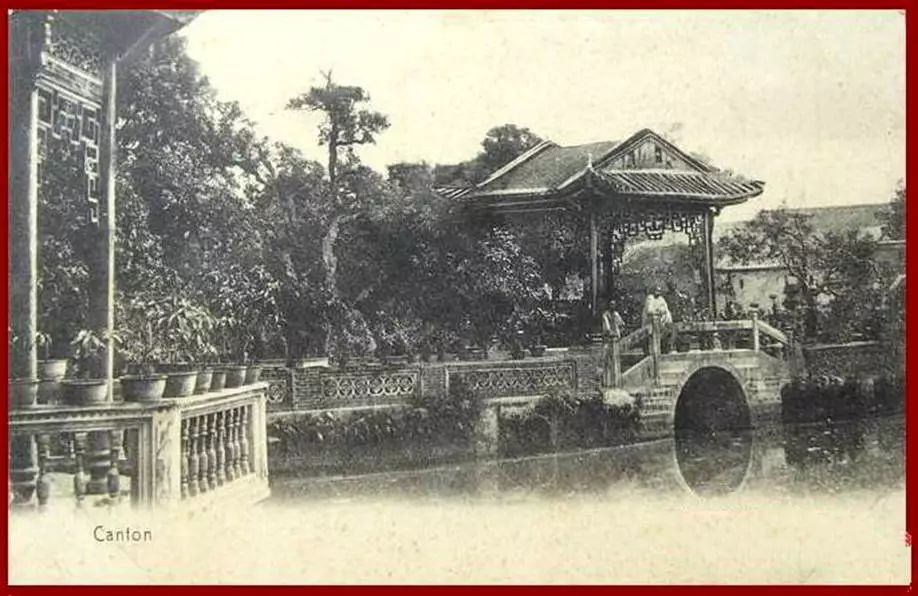
#> input picture images/1.jpg, 918 x 596 px, found by its file name
$ python FindHistograms.py
#> lines starting #> are read from the running program, lines starting #| are printed output that depends on the picture
# %% [markdown] Theory
# # Histogram: Another way of understanding the image
# ## pixel-values in X-axis and corresponding number of pixels in the image on Y-axis

# %% import
import cv2 as cv
import numpy as np
import matplotlib.pyplot as plt
# %% Find Histogram
img = cv.imread('images/1.jpg', cv.IMREAD_GRAYSCALE)
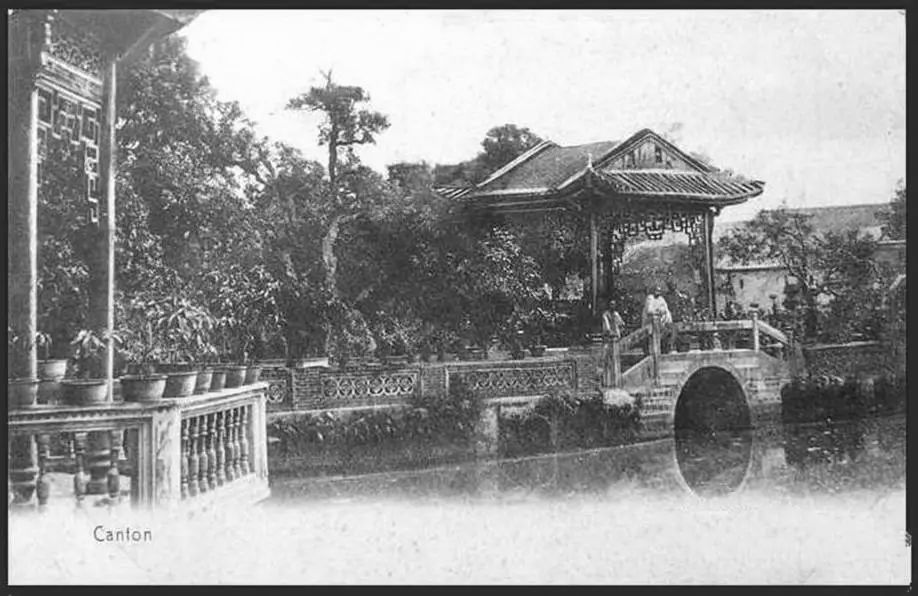
#> img: shape (596, 918); min 9, max 255, mean 149.6
# use opencv
hist_cv = cv.calcHist([img], [0], None, [256], [0, 256])
#> hist_cv = 256 values, max 8715 at index 233, min 0 at index 0, mean 2137.2
# use numpy
hist_np, bin_edges = np.histogram(img.ravel(), 256, [0, 256])
#> hist_np has the same summary as hist_cv; bin_edges = 257 values from 0 to 256

# %%  Plotting Histograms
# use matplotlib
# Gray
plt.hist(img.ravel(), 256, [0, 256])
plt.show()
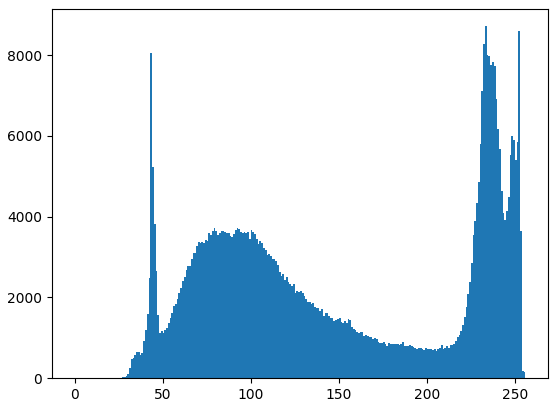
#> figure drawn by matplotlib, 1 panel; tallest bar 8715 high, from x = 233 to 234

# Color
img = cv.imread('images/1.jpg', cv.IMREAD_COLOR)
#> img is the input picture: shape (596, 918, 3); mean B, G, R 134.5, 148.3, 157.8
color = ('b', 'g', 'r')
for i, col in enumerate(color):
    histr = cv.calcHist([img], [i], None, [256], [0, 256])
    plt.plot(histr, color=col)
    plt.xlim([0, 256])
plt.show()
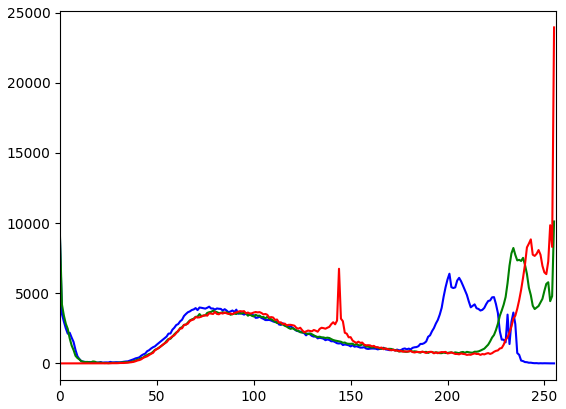
#> figure drawn by matplotlib, 1 panel; curve peaks at x = 0, y = 8817; curve peaks at x = 255, y = 10112; curve peaks at x = 255, y = 23941

# %% Application of Mask
# create a mask
mask = np.zeros(img.shape[:2], np.uint8)
mask[100:300, 100:400] = 255
masked_img = cv.bitwise_and(img, img, mask=mask)
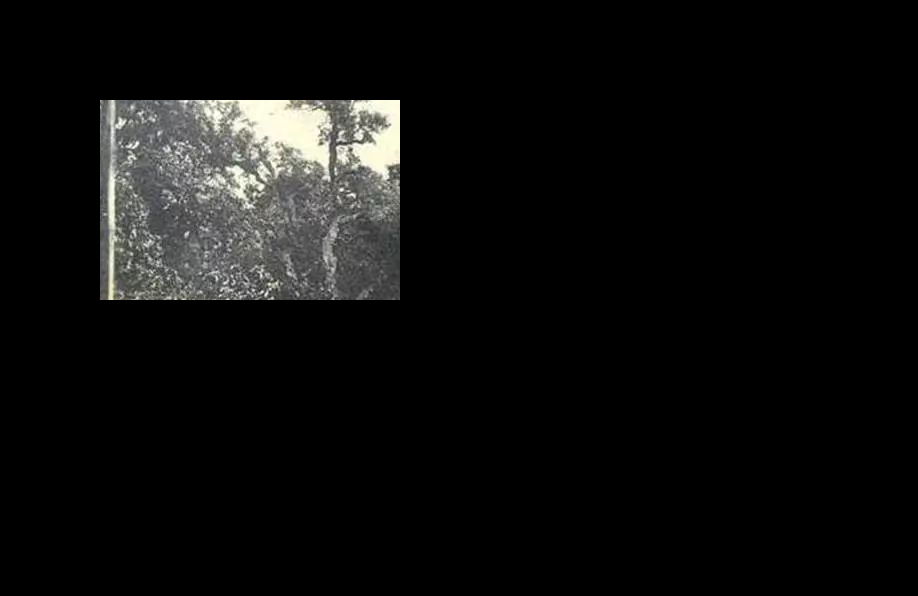
#> masked_img: shape (596, 918, 3); mean B, G, R 13.5, 14.2, 14.1
# Calculate histogram with mask and without mask
# Check third argument for mask
hist_full = cv.calcHist([img], [0], None, [256], [0, 256])
#> hist_full = 256 values, max 8817 at index 0, min 0 at index 254, mean 2137.2
hist_mask = cv.calcHist([img], [0], mask, [256], [0, 256])
#> hist_mask = 256 values, max 846 at index 95, min 0 at index 0, mean 234.4
plt.subplot(221), plt.imshow(img, 'gray')
plt.subplot(222), plt.imshow(mask, 'gray')
plt.subplot(223), plt.imshow(masked_img, 'gray')
plt.subplot(224), plt.plot(hist_full), plt.plot(hist_mask)
plt.xlim([0, 256])
plt.show()
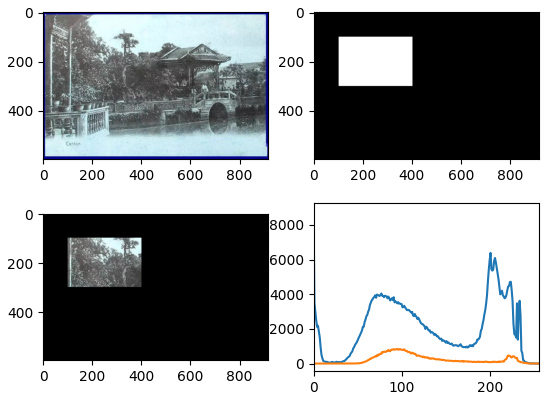
#> figure drawn by matplotlib, 4 panels; B, G, R data is drawn as R, G, B; panel 4: curve peaks at x = 0, y = 8817; panel 4: curve peaks at x = 95, y = 846


#%%

$ run again, with images/2.jpg copied over images/1.jpg
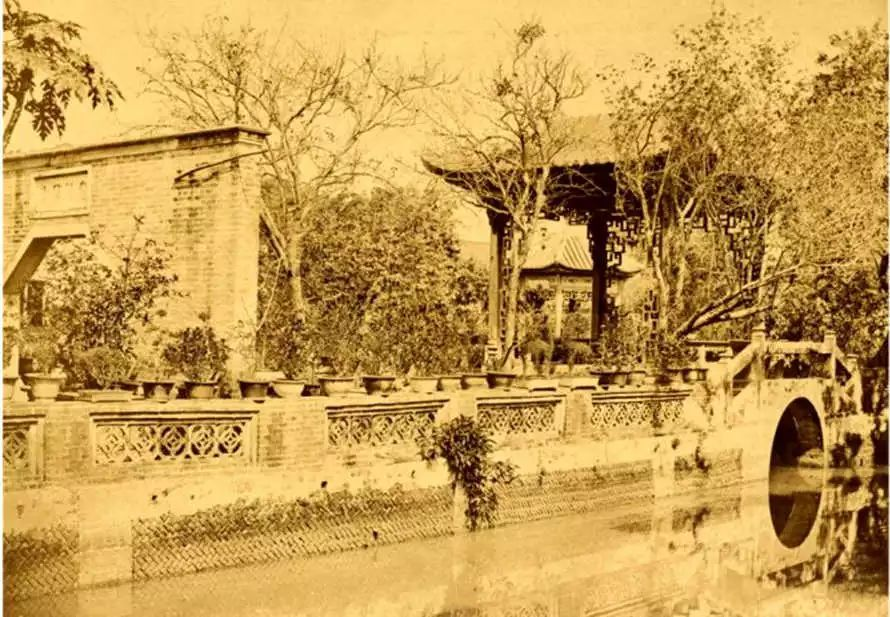
#> input picture images/2.jpg, 890 x 617 px, found by its file name
#> hist_cv = 256 values, max 10537 at index 215, min 4 at index 0, mean 2145
#> hist_np has the same summary as hist_cv; bin_edges = 257 values from 0 to 256
#> img is the input picture: shape (617, 890, 3); mean B, G, R 82.5, 157.3, 198.5
#> `masked_img = cv.bitwise_and(img, img, mask=mask)`:
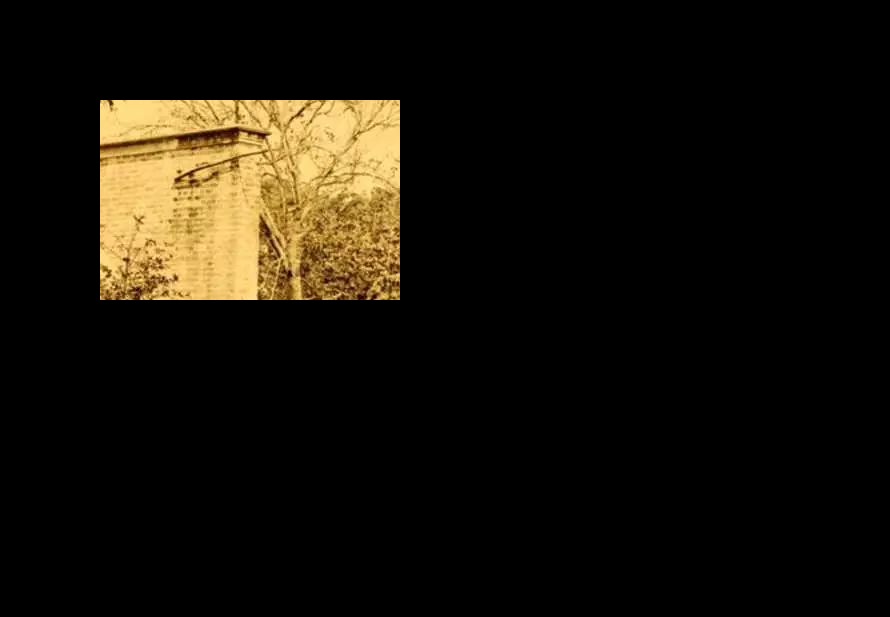
#> masked_img: shape (617, 890, 3); mean B, G, R 9.6, 18.3, 22.8
#> hist_full = 256 values, max 25578 at index 0, min 0 at index 252, mean 2145
#> hist_mask = 256 values, max 1776 at index 0, min 0 at index 152, mean 234.4
#> `plt.show()`:
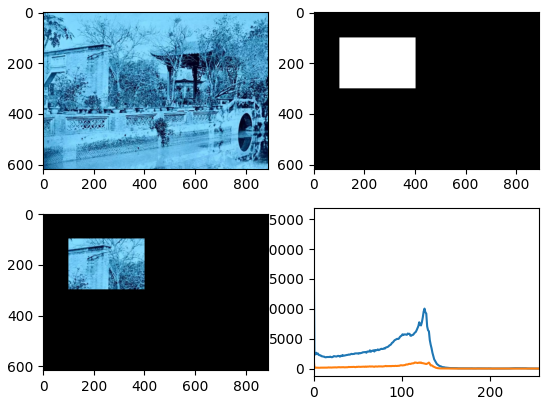
#> figure drawn by matplotlib, 4 panels; B, G, R data is drawn as R, G, B; panel 4: curve peaks at x = 0, y = 25578; panel 4: curve peaks at x = 0, y = 1776

$ run again, with images/3.jpg copied over images/1.jpg
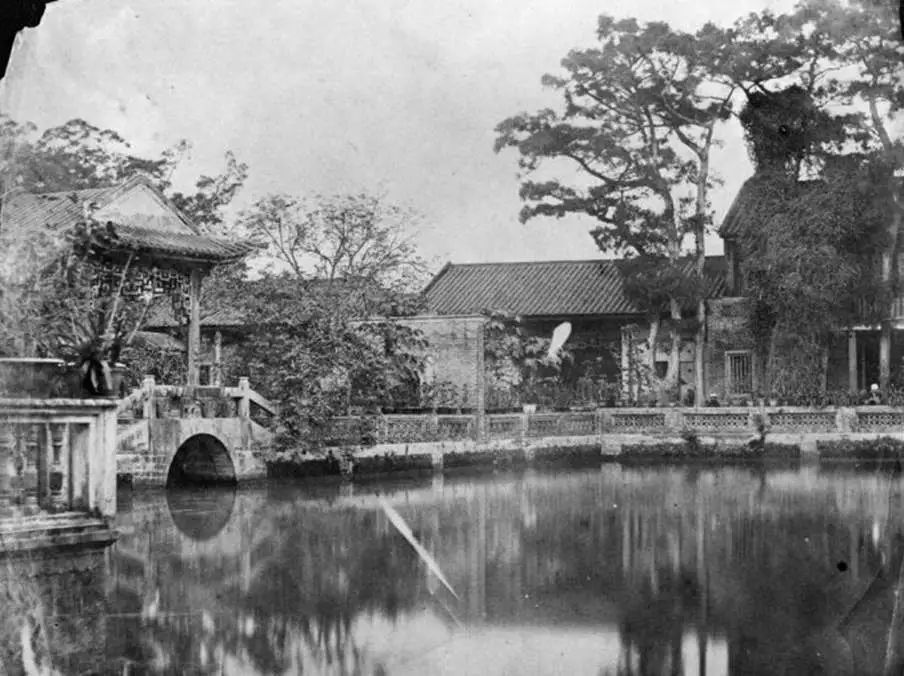
#> input picture images/3.jpg, 904 x 676 px, found by its file name
#> img is the input picture: shape (676, 904); min 0, max 255, mean 129.1
#> hist_cv = 256 values, max 5481 at index 221, min 3 at index 255, mean 2387.1
#> hist_np has the same summary as hist_cv; bin_edges = 257 values from 0 to 256
#> `masked_img = cv.bitwise_and(img, img, mask=mask)`:
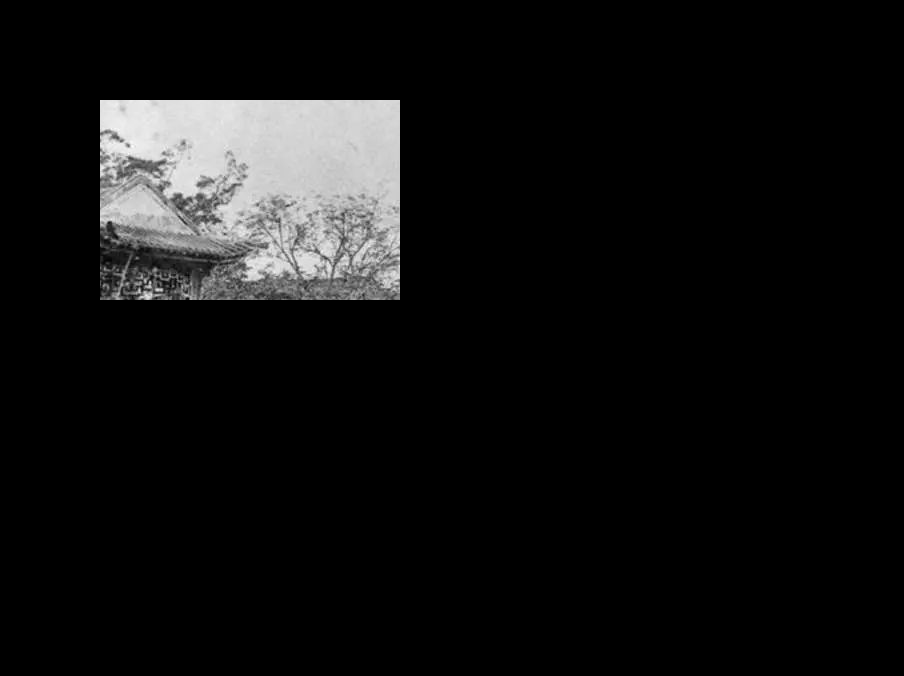
#> masked_img: shape (676, 904, 3); min 0, max 254, mean 16.7
#> hist_full has the same summary as hist_cv
#> hist_mask = 256 values, max 1570 at index 211, min 0 at index 1, mean 234.4
#> `plt.show()`:
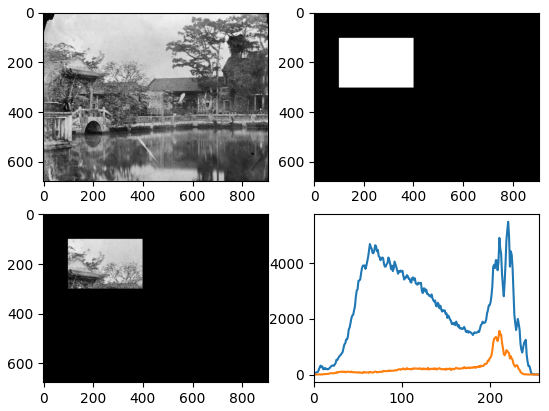
#> figure drawn by matplotlib, 4 panels; panel 4: curve peaks at x = 221, y = 5481; panel 4: curve peaks at x = 211, y = 1570

$ run again, with images/4.jpg copied over images/1.jpg
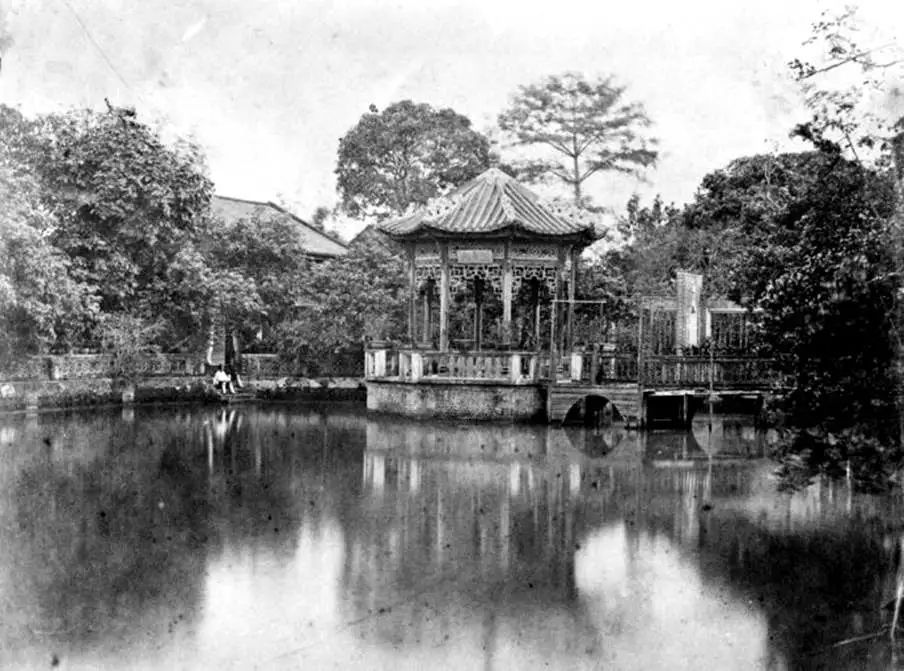
#> input picture images/4.jpg, 904 x 671 px, found by its file name
#> img is the input picture: shape (671, 904); min 0, max 255, mean 136.3
#> hist_cv = 256 values, max 12141 at index 255, min 1075 at index 195, mean 2369.5
#> hist_np has the same summary as hist_cv; bin_edges = 257 values from 0 to 256
#> `masked_img = cv.bitwise_and(img, img, mask=mask)`:
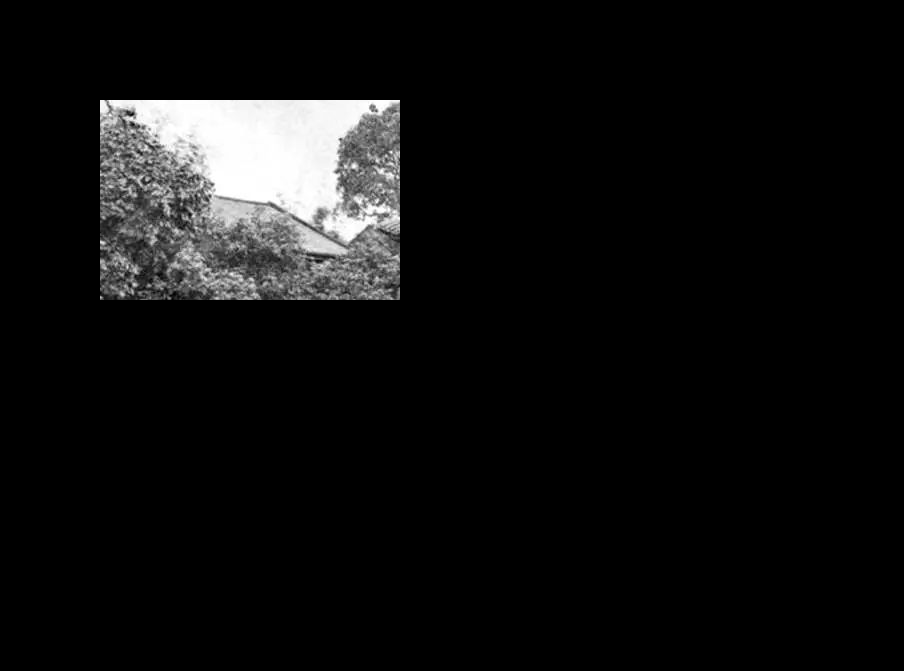
#> masked_img: shape (671, 904, 3); min 0, max 255, mean 15.7
#> hist_full has the same summary as hist_cv
#> hist_mask = 256 values, max 3476 at index 254, min 0 at index 1, mean 234.4
#> `plt.show()`:
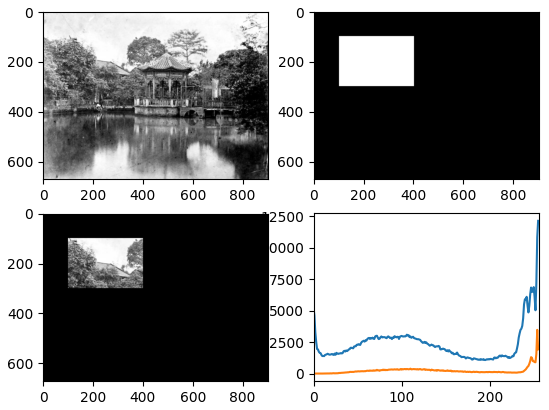
#> figure drawn by matplotlib, 4 panels; panel 4: curve peaks at x = 255, y = 12141; panel 4: curve peaks at x = 254, y = 3476
